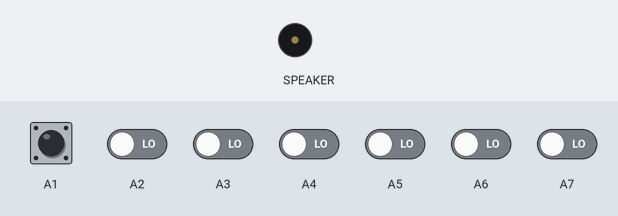
Simulated run of this program. Board: Circuit Playground running CircuitPython. Shown: buzzer (waves = sounding). Inputs (shaded band) come from the test bench; at power-on: A1–7 LOW. Touch pads read as touched when driven HIGH; audio playback is drawn as a buzzer.

Above: at 1.2 s.
1.3 s: A1 pulled HIGH for 0.15 s
At 2.1 s:
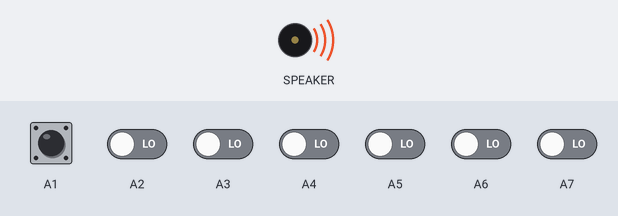
Timing chart, 0 to 4.3 s (numbered marks = the images above; inputs shaded):
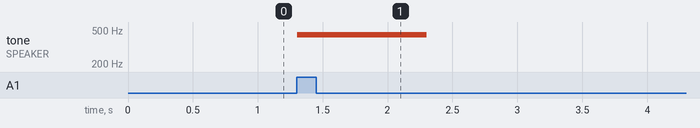

Measured:
- after the input at 1.3 s, tone on SPEAKER: silent → 440 Hz at once, → silent 1.0 s later

The program:

basic-cpx-drum-sound-code.py
```python
# cpx drum machine
from adafruit_circuitplayground.express import cpx

# increase this number if touch is too sensitive.
# decrease if not sensitive enough.
# Note: running on battery is usually less sensitive
# than running while connected and powered by USB.
cpx.adjust_touch_threshold(600)

while True:
    if cpx.touch_A1:
        cpx.play_file("1-cymbal.wav")
    if cpx.touch_A2:
        cpx.play_file("2-snare.wav")
    if cpx.touch_A3:
        cpx.play_file("3-bass.wav")
    if cpx.touch_A4:
        cpx.play_file("4-scratch.wav")
    if cpx.touch_A5:
        cpx.play_file("5-zome.wav")
    if cpx.touch_A6:
        cpx.play_file("6-tek.wav")
    if cpx.touch_A7:
        cpx.play_file("7-cowbell.wav")
```
